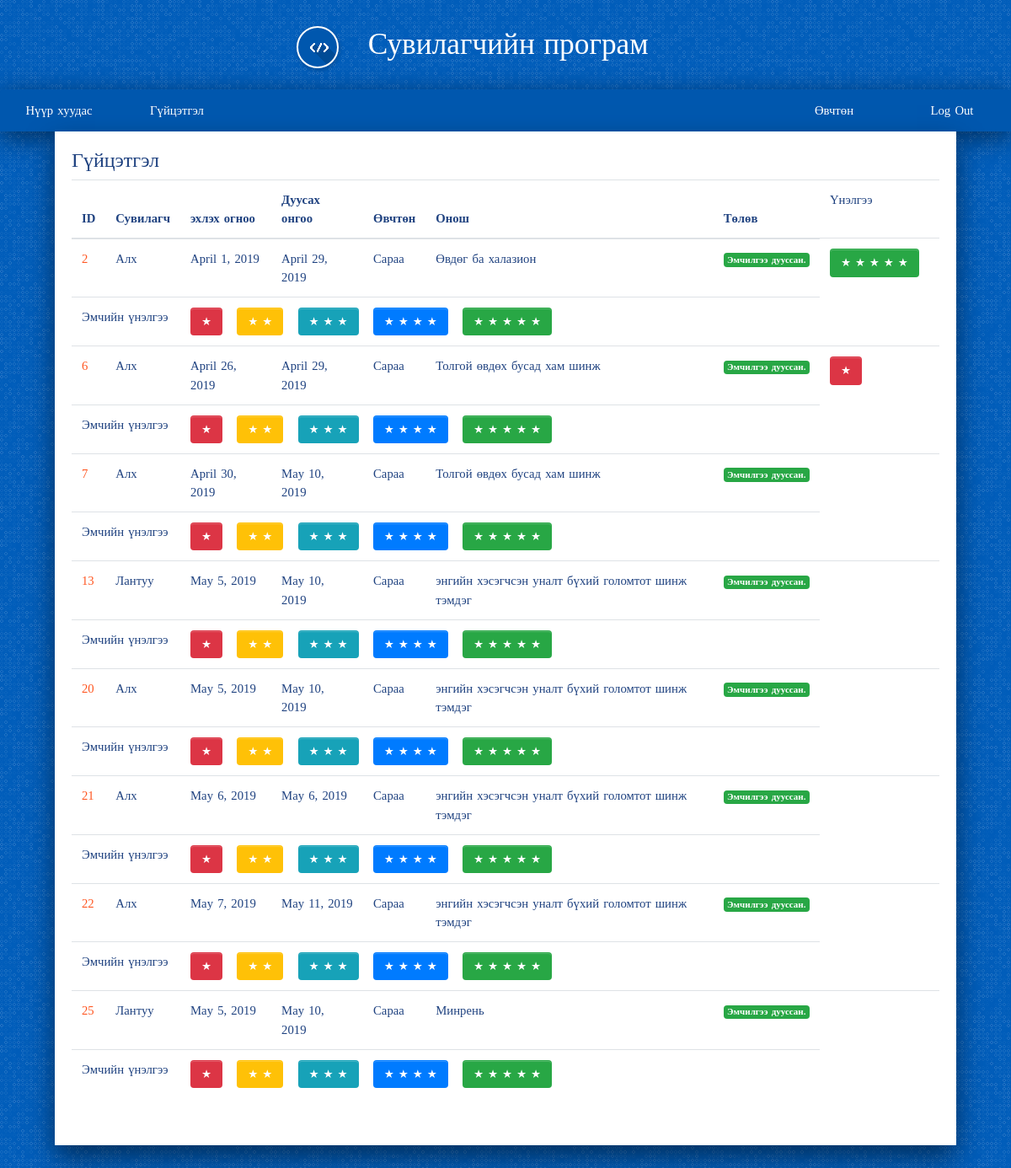
/drug/costumer_emchilgee_list/ (signed in), run on an earlier commit of the app's database.
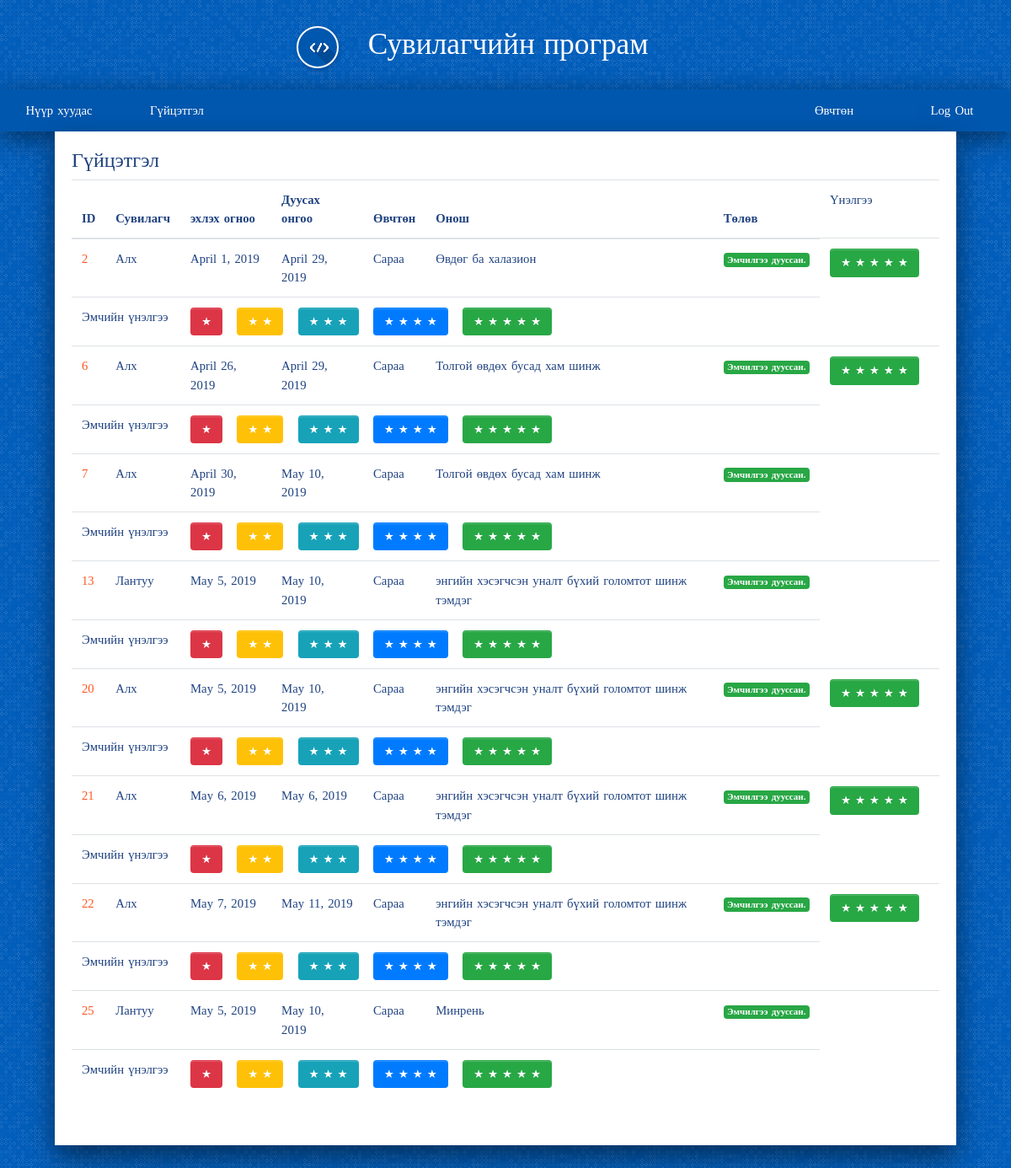
And on a later commit of the database.
### drug/models.py (models this page shows, shortened)
class Emchilgee(models.Model):
    start_date      = models.DateField(default=timezone.now)
    end_date        = models.DateField(default=timezone.now)
    worker          = models.ForeignKey(Worker, on_delete=models.SET_NULL, null=True, blank=True)
    costumer        = models.ForeignKey(Costumer, on_delete=models.SET_NULL, null=True, blank=True)
    onosh           = models.ForeignKey(Onosh, on_delete=models.SET_NULL, null=True, blank=True)
    created_date    = models.DateField(default=timezone.now)
    def is_started(self):
        return self.start_date <= date.today()
    def is_done(self):
        return self.end_date < date.today()

class Onosh(models.Model):
    category    = models.CharField(max_length=200, null=True, blank=True)
    disc        = models.CharField(max_length=400, null=True, blank=True)
    code        = models.CharField(max_length=20, null=True, blank=True)
    def __str__(self):
        return self.disc

class Costumer_review(models.Model):
    emchilgee       = models.IntegerField(default=0)
    costumer        = models.ForeignKey(Costumer, on_delete=models.SET_NULL, null=True, blank=True)
    review          = models.IntegerField(default=1)

### account/models.py (models this page shows, shortened)
class Worker(models.Model):
    user            = models.OneToOneField(User, on_delete=models.CASCADE, primary_key=True, related_name='worker')
    firstname       = models.CharField(max_length=200)
    lastname        = models.CharField(max_length=200)
    register        = models.CharField(max_length=200)
    gender          = models.ForeignKey(Gender,on_delete=models.SET_NULL, null=True, blank=True)
    age             = models.IntegerField(null=True, blank=True)
    degree          = models.ForeignKey(Degree, on_delete=models.SET_NULL, null=True, blank=True)
    position        = models.ForeignKey(Position, on_delete=models.SET_NULL, null=True, blank=True)
    def __str__(self):
        return self.firstname

class Costumer(models.Model):
    user            = models.OneToOneField(User, on_delete=models.CASCADE, primary_key=True, related_name='costumer')
    firstname       = models.CharField(max_length=200)
    lastname        = models.CharField(max_length=200)
    register        = models.CharField(max_length=200)
    gender          = models.ForeignKey(Gender,on_delete=models.SET_NULL, null=True, blank=True)
    age             = models.IntegerField(null=True, blank=True)
    description     = models.CharField(max_length=200)
    def __str__(self):
        return self.firstname

### drug/views.py (the view)
@login_required
def costumer_emchilgee_list(request, template_name='drug/costumer_emchilgee_list.html'):
    data = {}
    temp = []
    today = date.today()
    costumer_review = Costumer_review.objects.all()
    emchilgee = Emchilgee.objects.filter(costumer=request.user.costumer)
    for item in emchilgee:
        if item.end_date < today:
            temp.append(item)
    emchilgee = temp
    data['costumer_review'] = costumer_review
    data['emchilgee'] = emchilgee
    return render(request, template_name, data)

### drug/templates/drug/costumer_emchilgee_list.html
{% extends 'base.html' %}
{% load staticfiles %}
{% load bootstrap3 %}
{% block content %}
<h4> Гүйцэтгэл </h4>
<table class="table">
<thead>
    <tr>
      <th> ID </th>
      <th> Сувилагч </th>
      <th> эхлэх огноо</th>
      <th> Дуусах онгоо </th>
      <th> Өвчтөн </th>
      <th> Онош </th>
      <th> Төлөв </th>
      <td> Үнэлгээ</td>
    </tr>
</thead>
  <tbody>
      {% for drug in emchilgee %}
        <tr>
          <td> <a href='#'> {{ drug.id }} </a></td>
          <td>{{ drug.worker }}</td>
          <td>{{ drug.start_date }}</td>
          <td>{{ drug.end_date }}</td>
          <td>{{ drug.costumer }}</td>
          <td>{{ drug.onosh }}</td>
          <td>
            {% if drug.is_started %}
              {% if drug.is_done %}
                <span class="badge badge-success">Эмчилгээ дууссан.</span>
              {% else %}
                <span class="badge badge-warning">Эмчилгээ хийгдэж байгаа.</span>
              {% endif %}
            {% else %}
              <span class="badge badge-danger">Эмчилгээ эхлээгүй.</span>
            {% endif %}
          </td>
          <td>
            {% for items in costumer_review %}
              {% if drug.id == items.emchilgee %}
                <span>
                  {% if items.review == 1 %}
                    <div class="form-check form-check-inline">
                      <a href="#" class="btn btn-danger btn-lg">★</a>
                    </div>
                  {% elif items.review == 2%}
                    <div class="form-check form-check-inline">
                      <a href="#" class="btn btn-warning btn-lg">★ ★</a>
                    </div>
                  {% elif items.review == 3%}
                    <div class="form-check form-check-inline">
                      <a href="#" class="btn btn-info btn-lg">★ ★ ★</a>
                    </div>
                  {% elif items.review == 4%}
                    <div class="form-check form-check-inline">
                      <a href="#" class="btn btn-primary btn-lg">★ ★ ★ ★</a>
                    </div>
                  {% elif items.review == 5 %}
                    <div class="form-check form-check-inline">
                      <a href="#" class="btn btn-success btn-lg">★ ★ ★ ★ ★</a>
                    </div>
                  {% endif %}
                </span>
              {% endif %}
            {% endfor %}
          </td>
        </tr>
        <tr>
          <td colspan="2"> Эмчийн үнэлгээ </td>
          <td colspan="5">
            <div class="form-check form-check-inline">
              <a href="{% url 'drug:make_review_1' drug.id %}" class="btn btn-danger btn-lg">★</a>
            </div>
            <div class="form-check form-check-inline">
              <a href="{% url 'drug:make_review_2' drug.id %}" class="btn btn-warning btn-lg">★ ★</a>
            </div>
            <div class="form-check form-check-inline">
              <a href="{% url 'drug:make_review_3' drug.id %}" class="btn btn-info btn-lg">★ ★ ★</a>
            </div>
            <div class="form-check form-check-inline">
              <a href="{% url 'drug:make_review_4' drug.id %}" class="btn btn-primary btn-lg">★ ★ ★ ★</a>
            </div>
            <div class="form-check form-check-inline">
              <a href="{% url 'drug:make_review_5' drug.id %}" class="btn btn-success btn-lg">★ ★ ★ ★ ★</a>
            </div>
          </td>
        </tr>
      {% endfor %}
  </tbody>
</table>
{% endblock %}

What changed in the data, as far as the page shows it:
changed Costumer_review (number 2 of 5 on the later page): review "★" → "★ ★ ★ ★ ★"
